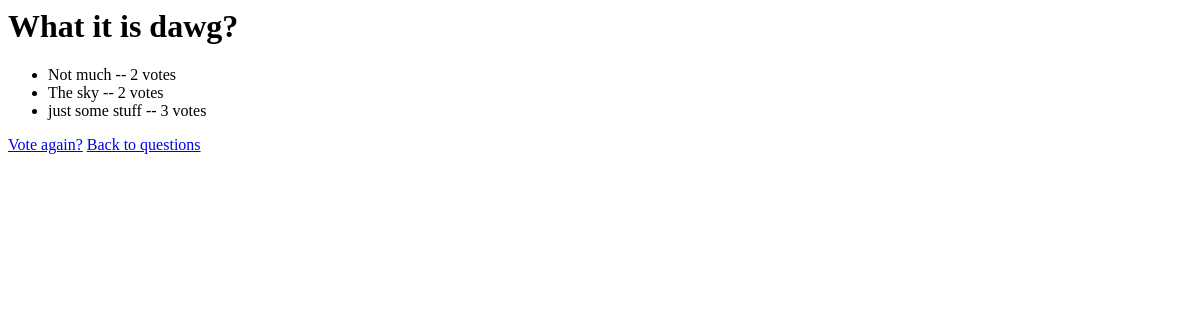
/polls/1/results/, run on an earlier commit of the app's database.
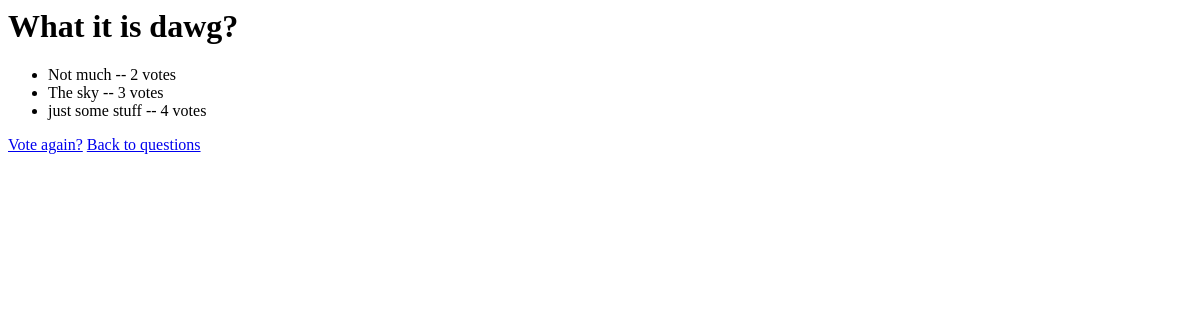
And on a later commit of the database.
### polls/models.py (models this page shows, shortened)
class Question(models.Model):
    question_text = models.CharField(max_length=200)
    pub_date = models.DateTimeField('date published')
    def was_published_recently(self):
        return self.pub_date >= timezone.now() - datetime.timedelta(days=1)
    was_published_recently.admin_order_field = 'pub_date'
    was_published_recently.boolean = True
    was_published_recently.short_description = 'Published Recently'

class Choice(models.Model):
    question = models.ForeignKey(Question)
    choice_text = models.CharField(max_length=200)
    votes = models.IntegerField(default=0)

### polls/views.py (the view)
# urls.py: url(r'^(?P<pk>\d+)/results/$', views.ResultsView.as_view(), name='results'),
class ResultsView(generic.DetailView):
    model = Question
    template_name = 'polls/results.html'

### polls/templates/polls/results.html
<h1>{{ question.question_text }}</h1>
<ul>
  {% for choice in question.choice_set.all %}
    <li>{{ choice.choice_text }} -- {{ choice.votes }} vote{{ choice.votes|pluralize}}</li>
  {% endfor %}
</ul>
<a href="{% url 'polls:detail' question.id %}">Vote again?</a>
<a href="{% url 'polls:index' %}">Back to questions</a>

What changed in the data, as far as the page shows it:
changed Choice "The sky": votes "2" → "3"
changed Choice "just some stuff": votes "3" → "4"
